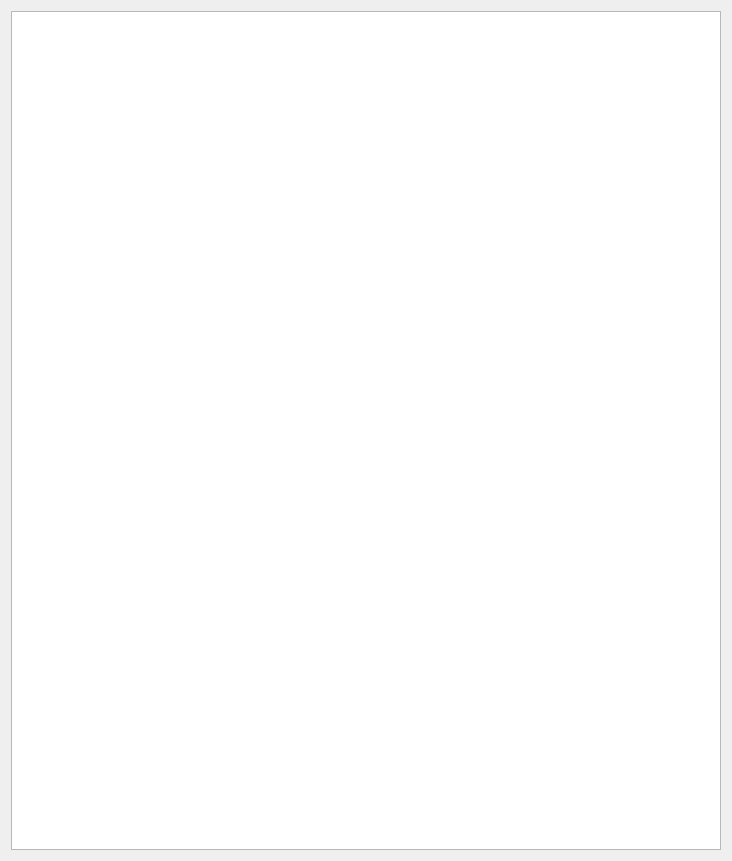
<?xml version="1.0" encoding="UTF-8"?>
<ui version="4.0">
 <class>ResultForm</class>
 <widget class="QDialog" name="ResultForm">
  <property name="geometry">
   <rect>
    <x>0</x>
    <y>0</y>
    <width>732</width>
    <height>861</height>
   </rect>
  </property>
  <property name="font">
   <font>
    <family>Yu Gothic UI</family>
    <pointsize>10</pointsize>
   </font>
  </property>
  <property name="windowTitle">
   <string>Dialog</string>
  </property>
  <layout class="QVBoxLayout" name="verticalLayout">
   <item>
    <widget class="QPlainTextEdit" name="txtMain"/>
   </item>
  </layout>
 </widget>
 <resources/>
 <connections/>
</ui>
